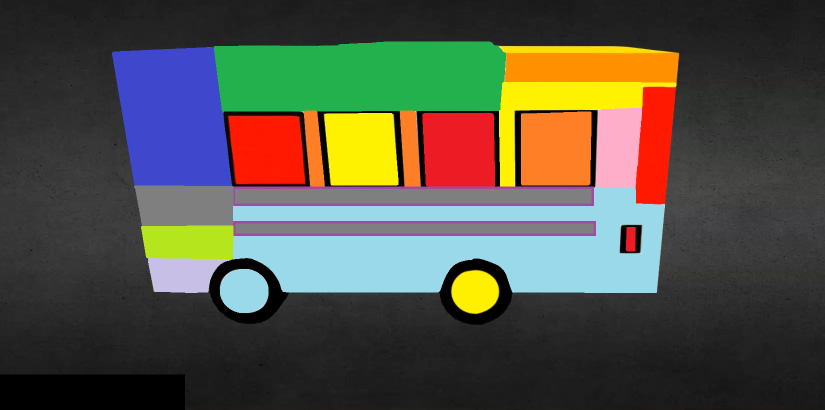
#> input picture img_input.png, 1650 x 820 px, found by its file name (shown at 1/2 size)
$ python example_usage.py   (older library calls are emulated)
#> lines starting #> are read from the running program, lines starting #| are printed output that depends on the picture; after the words box and inside, x2 and y2 are one past the last pixel; in counts of white or black regions, pixels touching at a corner belong together
#> further down, img_in is the input picture: shape (820, 1650, 3); mean B, G, R 69.2, 82, 83.2
### compute_mapping_images.py
def compute_mapping_images(img_in):


    # Libraries #########################################################################

    import matplotlib.pyplot as plt;\
    import matplotlib;\
    import numpy;\
    import numpy as np;\
    import cv2;\
    from scipy import ndimage;\
    from skimage import morphology;\
    from skimage.color import rgb2hsv;\
    from copy import copy;\
    from skimage.morphology import square;\
    import scipy.io;\
    import matplotlib.transforms as mtransforms;\
    from scipy.ndimage import gaussian_filter;\
    import matplotlib.path as mplpath;\
    import os;\
    import scipy.misc;\

    ## def #########################################################################

    def im2double(im):
        info = np.iinfo(im.dtype) # Get the data type of the input image
        return im.astype(np.float) / info.max

    def imgradient(img):
        # Get x-gradient in "sx"
        sx = ndimage.sobel(img,axis=0,mode='constant')
        # Get y-gradient in "sy"
        sy = ndimage.sobel(img,axis=1,mode='constant')
        # Get square root of sum of squares
        img_gradient=np.hypot(sx,sy)
        return img_gradient

    def morpho_process(img_gray_in):

        img_double_in = im2double(img_gray_in)
        img_gauss_in = gaussian_filter(img_double_in, sigma=2);\
        img_grad_in = imgradient(img_gauss_in);\
        img_f= copy(img_grad_in);
        img_f[img_f<0.05] = 0 ;\
        img_f[img_f>0] = 1 ;\
        img_f1 = morphology.binary_dilation(img_f>0,square(2));
        img_f2 = morphology.remove_small_objects(img_f1>0, min_size=20000, connectivity=2)
        img_f3 = morphology.remove_small_holes(img_f2, 600000, connectivity=2)

        img_f3 = img_f3*1;

        xy_locs = np.array(np.where((img_f3 >= 1 )));

        y_loc =  xy_locs[0,:];
        x_loc = xy_locs [1,:];

        return img_f3,y_loc,x_loc


    def four_point_transform(image,pts,dst):

            M = cv2.getPerspectiveTransform(pts, dst)
    ##	print(M)
            warped = cv2.warpPerspective(image, M, (1650, 820))

            # return the warped image
            return warped


    ## def for angle images #############################################################

    ################################################################################
    def get_img_22_5(img_rgb_in,img_rgb_t,y_loc_t,x_loc_t):

        # polygon for input image
        pts_in = np.array([[228,106],[310,581],[1316,585],[1360,105]]);
        c_pts_in = pts_in.astype('float32');

        pts_in_top = np.array([[229,108],[237,147],[1355,150],[1359,108]]);
        c_pts_in_top = pts_in_top.astype('float32');

        pts_in_back1 = np.array([[229,106],[274,374],[325,375],[283,106]]);
        c_pts_in_back1 = pts_in_back1.astype('float32');

        pts_in_back2 = np.array([[278,376],[313,580],[365,580],[329,377]]);
        c_pts_in_back2 = pts_in_back2.astype('float32');

        # 22.5
        # polygon for target image
        pts_t = np.array([[837,123],[856,787],[1104,399],[1114,87]]);
        c_pts_t = pts_t.astype('float32');

        # poly gon for target image tyre
        pts_t_tyre1 = np.array([[898,614],[915,787],[982,664],[959,543]]);
        c_pts_t_tyre1 = pts_t_tyre1.astype('float32');

        pts_t_tyre2 = np.array([[1030,435],[1041,559],[1079,500],[1068,397]]);
        c_pts_t_tyre2 = pts_t_tyre2.astype('float32');

        pts_t_back1 = np.array([[245,111],[298,439],[853,508],[841,123]]);
        c_pts_t_back1 = pts_t_back1.astype('float32');

        pts_t_back2 = np.array([[298,433],[342,685],[861,788],[852,499]]);
        c_pts_t_back2 = pts_t_back2.astype('float32');

        pts_t_top = np.array([[236,114],[841,129],[1140,88],[735,66]]);
        c_pts_t_top = pts_t_top.astype('float32');

        ## get the warped image
        img_warped = four_point_transform(img_rgb_in,c_pts_in,c_pts_t)

        ## get the warped image
        img_warped_back1 = four_point_transform(img_rgb_in,c_pts_in_back1,c_pts_t_back1)

        ## get the warped image
        img_warped_back2 = four_point_transform(img_rgb_in,c_pts_in_back2,c_pts_t_back2)

        ## get the warped image
        img_warped_top = four_point_transform(img_rgb_in,c_pts_in_top,c_pts_t_top)

        # compute coordinates of polygon
        poly_big = mplpath.Path(c_pts_t)

        poly_tyre1 = mplpath.Path(c_pts_t_tyre1)

        poly_tyre2 = mplpath.Path(c_pts_t_tyre2)

        poly_back1 = mplpath.Path(c_pts_t_back1);

        poly_back2 = mplpath.Path(c_pts_t_back2);

        poly_top = mplpath.Path(c_pts_t_top);

        size_pixel = np.size(y_loc_t);

        img_rgb_t_process = copy(img_rgb_t);

        # map target image to template image
        n = 0
        for i in range(size_pixel):

            if poly_big.contains_point((x_loc_t[n],y_loc_t[n])) or\
                poly_tyre1.contains_point((x_loc_t[n],y_loc_t[n])) or\
                poly_tyre2.contains_point((x_loc_t[n],y_loc_t[n])):

                img_rgb_t_process[y_loc_t[n],x_loc_t[n]] = img_warped[y_loc_t[n],x_loc_t[n]];\

            if poly_top.contains_point((x_loc_t[n],y_loc_t[n])):

                img_rgb_t_process[y_loc_t[n],x_loc_t[n]] = img_warped_top[y_loc_t[n],x_loc_t[n]]


            if poly_back1.contains_point((x_loc_t[n],y_loc_t[n])):

                img_rgb_t_process[y_loc_t[n],x_loc_t[n]] = img_warped_back1[y_loc_t[n],x_loc_t[n]]

            if poly_back2.contains_point((x_loc_t[n],y_loc_t[n])):

                img_rgb_t_process[y_loc_t[n],x_loc_t[n]] = img_warped_back2[y_loc_t[n],x_loc_t[n]]


            n +=1;

        return img_rgb_t_process


    ################################################################################
    def get_img_45(img_rgb_in,img_rgb_t,y_loc_t,x_loc_t):

        # polygon for input image
        pts_in = np.array([[228,106],[310,581],[1316,585],[1360,105]]);
        c_pts_in = pts_in.astype('float32');

        pts_in_top = np.array([[229,108],[237,147],[1355,150],[1359,108]]);
        c_pts_in_top = pts_in_top.astype('float32');

        pts_in_back1 = np.array([[229,106],[274,374],[325,375],[283,106]]);
        c_pts_in_back1 = pts_in_back1.astype('float32');

        pts_in_back2 = np.array([[278,376],[313,580],[365,580],[329,377]]);
        c_pts_in_back2 = pts_in_back2.astype('float32');

        # 45
        # polygon for target image
        pts_t = np.array([[597,126],[654,785],[1178,418],[1196,91]]);
        c_pts_t = pts_t.astype('float32');

        # poly gon for target image tyre
        pts_t_tyre1 = np.array([[761,783],[740,634],[868,540],[882,727]]);
        c_pts_t_tyre1 = pts_t_tyre1.astype('float32');

        pts_t_tyre2 = np.array([[1034,447],[1032,577],[1103,541],[1090,423]]);
        c_pts_t_tyre2 = pts_t_tyre2.astype('float32');

        pts_t_back1 = np.array([[216,105],[264,398],[634,511],[600,123]]);
        c_pts_t_back1 = pts_t_back1.astype('float32');

        pts_t_back2 = np.array([[263,393],[302,619],[655,791],[633,499]]);
        c_pts_t_back2 = pts_t_back2.astype('float32');

        pts_t_top = np.array([[201,108],[598,129],[1211,93],[705,60]]);
        c_pts_t_top = pts_t_top.astype('float32');

        ## get the warped image
        img_warped = four_point_transform(img_rgb_in,c_pts_in,c_pts_t)

        ## get the warped image
        img_warped_back1 = four_point_transform(img_rgb_in,c_pts_in_back1,c_pts_t_back1)

        ## get the warped image
        img_warped_back2 = four_point_transform(img_rgb_in,c_pts_in_back2,c_pts_t_back2)

        ## get the warped image
        img_warped_top = four_point_transform(img_rgb_in,c_pts_in_top,c_pts_t_top)

        # compute coordinates of polygon
        poly_big = mplpath.Path(c_pts_t)

        poly_tyre1 = mplpath.Path(c_pts_t_tyre1)

        poly_tyre2 = mplpath.Path(c_pts_t_tyre2)

        poly_back1 = mplpath.Path(c_pts_t_back1);

        poly_back2 = mplpath.Path(c_pts_t_back2);

        poly_top = mplpath.Path(c_pts_t_top);

        size_pixel = np.size(y_loc_t);

        img_rgb_t_process = copy(img_rgb_t);

        # map target image to template image
        n = 0
        for i in range(size_pixel):

            if poly_big.contains_point((x_loc_t[n],y_loc_t[n])) or\
                poly_tyre1.contains_point((x_loc_t[n],y_loc_t[n])) or\
                poly_tyre2.contains_point((x_loc_t[n],y_loc_t[n])):

                img_rgb_t_process[y_loc_t[n],x_loc_t[n]] = img_warped[y_loc_t[n],x_loc_t[n]];\

            if poly_top.contains_point((x_loc_t[n],y_loc_t[n])):

                img_rgb_t_process[y_loc_t[n],x_loc_t[n]] = img_warped_top[y_loc_t[n],x_loc_t[n]]


            if poly_back1.contains_point((x_loc_t[n],y_loc_t[n])):

                img_rgb_t_process[y_loc_t[n],x_loc_t[n]] = img_warped_back1[y_loc_t[n],x_loc_t[n]]

            if poly_back2.contains_point((x_loc_t[n],y_loc_t[n])):

                img_rgb_t_process[y_loc_t[n],x_loc_t[n]] = img_warped_back2[y_loc_t[n],x_loc_t[n]]


            n +=1;

        return img_rgb_t_process

    ################################################################################

    # [1254 lines left out: functions get_img_67_5, get_img_90, get_img_112_5, get_img_135, get_img_157_5, get_img_180 and 8 more, not called in this run]


    ## Main ####################################################################################

    print('Reading input image ...');\
    print(' ');\

    ## Input image #############################################################################

    dir_path = os.path.dirname(os.path.realpath(__file__));

    # read image
##    img_in=cv2.imread(dir_path+'\\img_input.png');\

    # get an original copy of image
    img_ori_in = copy(img_in);

    # convert image to grayscale
    img_gray_in = cv2.cvtColor(img_in, cv2.COLOR_BGR2GRAY);\

    # get rgb channel
    b_in,g_in,r_in = cv2.split(img_in);\

    # get rgb image
    img_rgb_in = copy(cv2.merge([r_in,g_in,b_in]));\

    # get mask & coordinate of item
    [img_f_in,y_loc_in,x_loc_in] = morpho_process(img_gray_in);
#> in morpho_process, `img_f[img_f>0] = 1 ;\`:
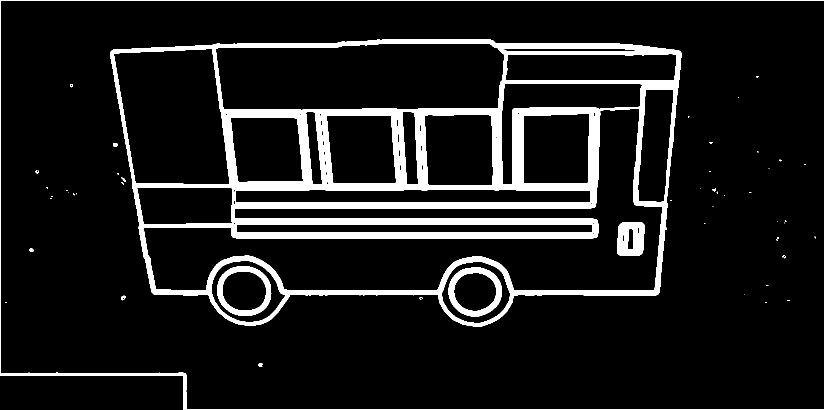
#> img_f: shape (820, 1650) float64 (shown at 1/2 size); values 0 (black) and 1 (white), 9.7% white; 51 white regions (37 under 20 px), largest, box (x1, y1, x2, y2) and area: (220, 78, 1363, 653) 113657, (0, 0, 1650, 820) 7147, (897, 535, 1004, 633) 3308

    ## Target image ###########################################################################

    print('Reading and Processing template images ...');\
    print(' ');\

    img_target = numpy.zeros((820,1650,3,16));
    # read image
    img_target[:,:,:,0]=cv2.imread(dir_path+'\\template_images\\img_22_5.png');\
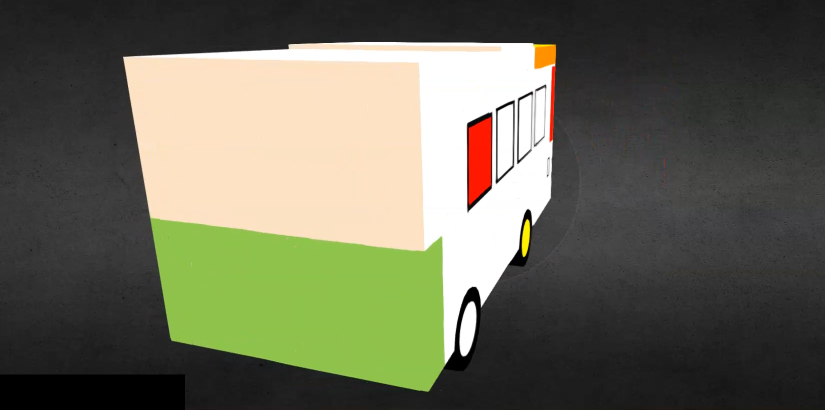
#> input picture template_images/img_22_5.png, 1650 x 820 px, found by its file name (shown at 1/2 size)
    img_target[:,:,:,1]=cv2.imread(dir_path+'\\template_images\\img_45.png');\
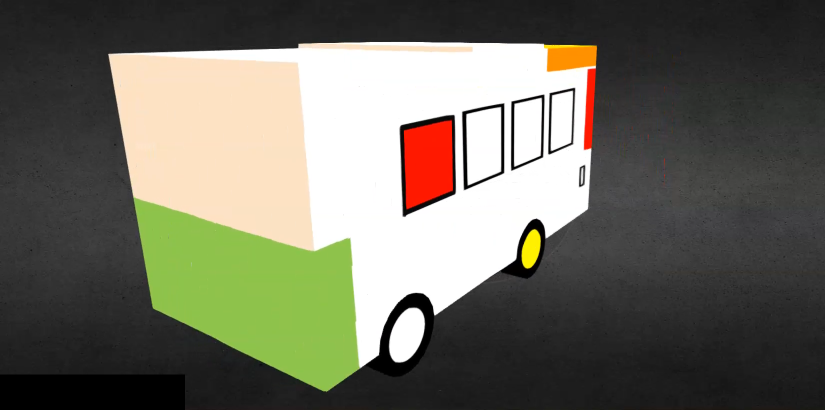
#> input picture template_images/img_45.png, 1650 x 820 px, found by its file name (shown at 1/2 size)
    img_target[:,:,:,2]=cv2.imread(dir_path+'\\template_images\\img_67_5.png');\
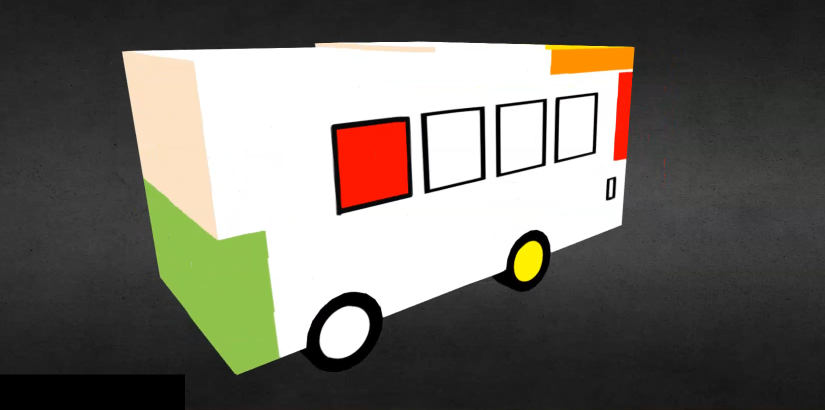
#> input picture template_images/img_67_5.png, 1650 x 820 px, found by its file name (shown at 1/2 size)
    img_target[:,:,:,3]=cv2.imread(dir_path+'\\template_images\\img_90.png');\
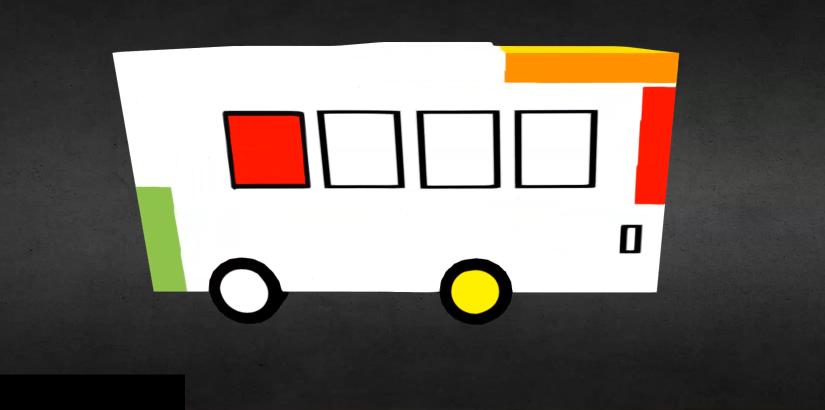
#> input picture template_images/img_90.png, 1650 x 820 px, found by its file name (shown at 1/2 size)
    img_target[:,:,:,4]=cv2.imread(dir_path+'\\template_images\\img_112_5.png');\
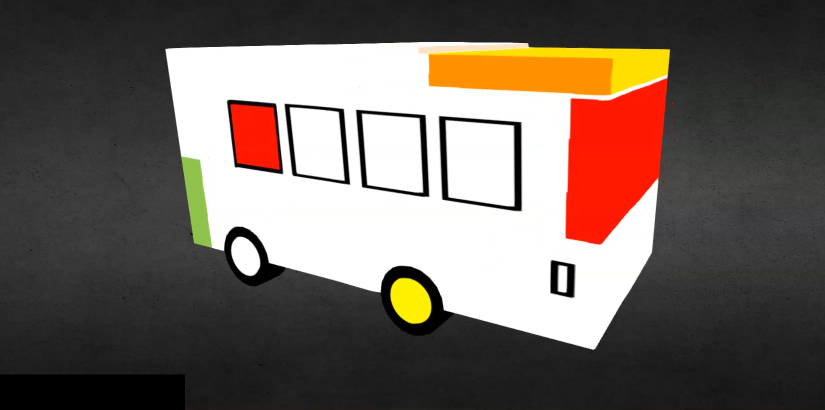
#> input picture template_images/img_112_5.png, 1650 x 820 px, found by its file name (shown at 1/2 size)
    img_target[:,:,:,5]=cv2.imread(dir_path+'\\template_images\\img_135.png');\
    img_target[:,:,:,6]=cv2.imread(dir_path+'\\template_images\\img_157_5.png');\
    img_target[:,:,:,7]=cv2.imread(dir_path+'\\template_images\\img_180.png');\
    img_target[:,:,:,8]=cv2.imread(dir_path+'\\template_images\\img_202_5.png');\
    img_target[:,:,:,9]=cv2.imread(dir_path+'\\template_images\\img_225.png');\
    img_target[:,:,:,10]=cv2.imread(dir_path+'\\template_images\\img_247_5.png');\
    img_target[:,:,:,11]=cv2.imread(dir_path+'\\template_images\\img_270.png');\
    img_target[:,:,:,12]=cv2.imread(dir_path+'\\template_images\\img_292_5.png');\
    img_target[:,:,:,13]=cv2.imread(dir_path+'\\template_images\\img_315.png');\
    img_target[:,:,:,14]=cv2.imread(dir_path+'\\template_images\\img_337_5.png');\
    img_target[:,:,:,15]=cv2.imread(dir_path+'\\template_images\\img_360.png');\

    img_t = copy(img_target.astype('uint8'));

    # get an original copy of image
    img_ori_t = copy(img_t);

    # convert image to grayscale
    img_gray_t = numpy.zeros((820,1650,16));
    img_rgb_t = numpy.zeros((820,1650,3,16));
    for i in range(img_t.shape[3]):
        img_gray_t[:,:,i] = cv2.cvtColor(img_t[:,:,:,i], cv2.COLOR_BGR2GRAY);\

        # get rgb channel
        b_t,g_t,r_t = cv2.split(img_t[:,:,:,i]);\

        # get rgb image
        img_rgb_t[:,:,:,i] = copy(cv2.merge([r_t,g_t,b_t]));\

    # convert grayscale imge to uint8
    img_gray_t = img_gray_t.astype('uint8');
    img_rgb_t = img_rgb_t.astype('uint8');

    # get mask & coordinates of item
    [img_f_t_22_5,y_loc_t_22_5,x_loc_t_22_5] = morpho_process(img_gray_t[:,:,0]);
#> in morpho_process (call 2), `img_f1 = morphology.binary_dilation(img_f>0,square(2));`:
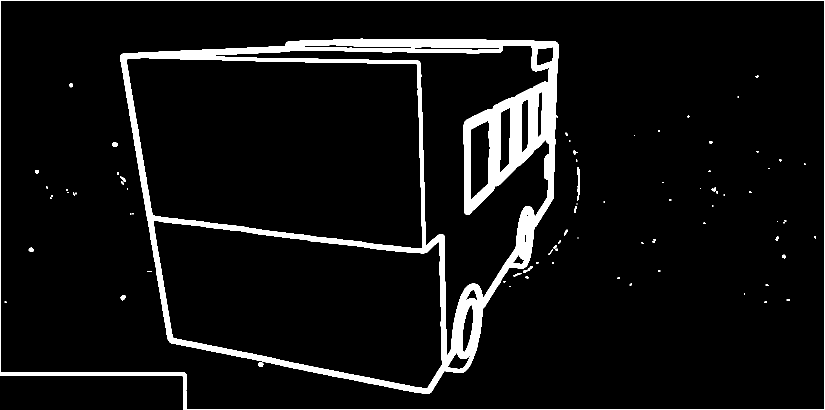
#> img_f1: shape (820, 1650) bool (shown at 1/2 size); 6.6% white; 82 white regions (53 under 20 px), largest, box (x1, y1, x2, y2) and area: (240, 77, 1117, 788) 78175, (0, 0, 1650, 820) 9685, (1155, 334, 1160, 390) 218
#> (the rest of the program and of its run is left out)
